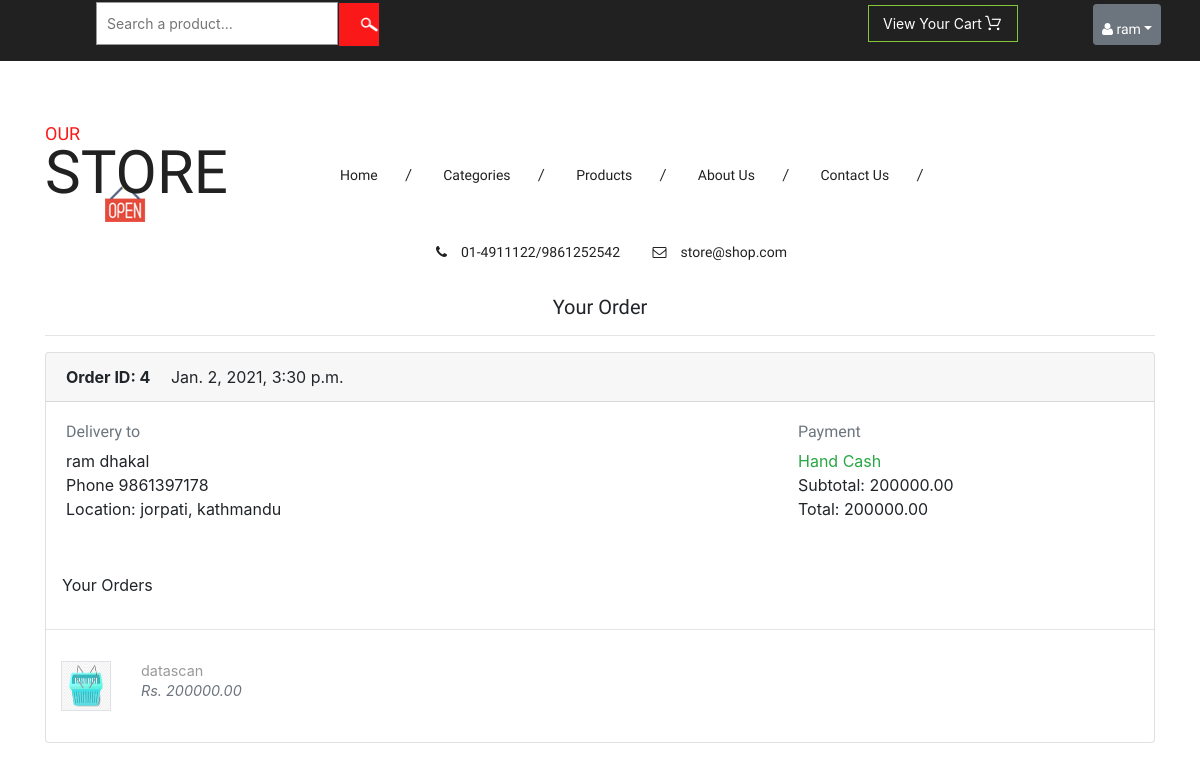
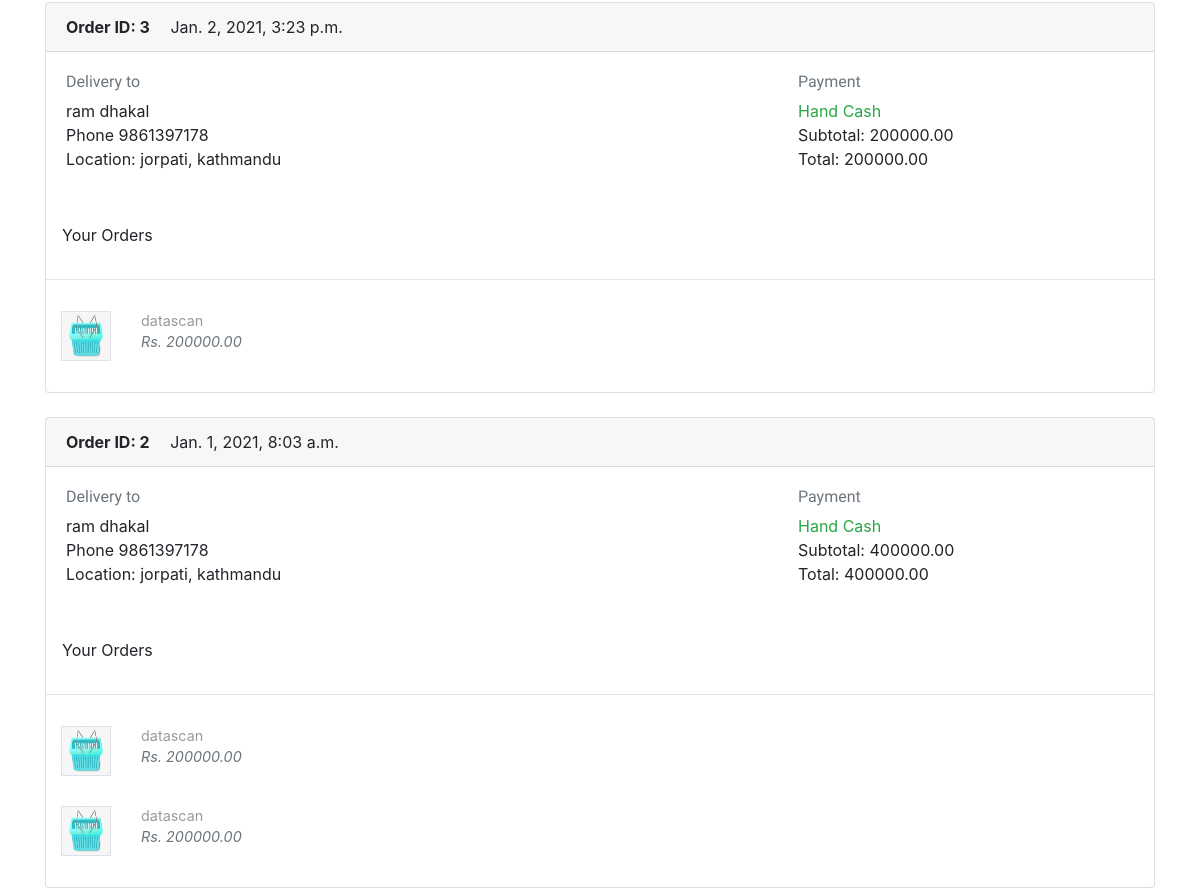
Page /customer/yourorder/2 (signed in, upper part) on the earlier database version (2 pictures, top to bottom).
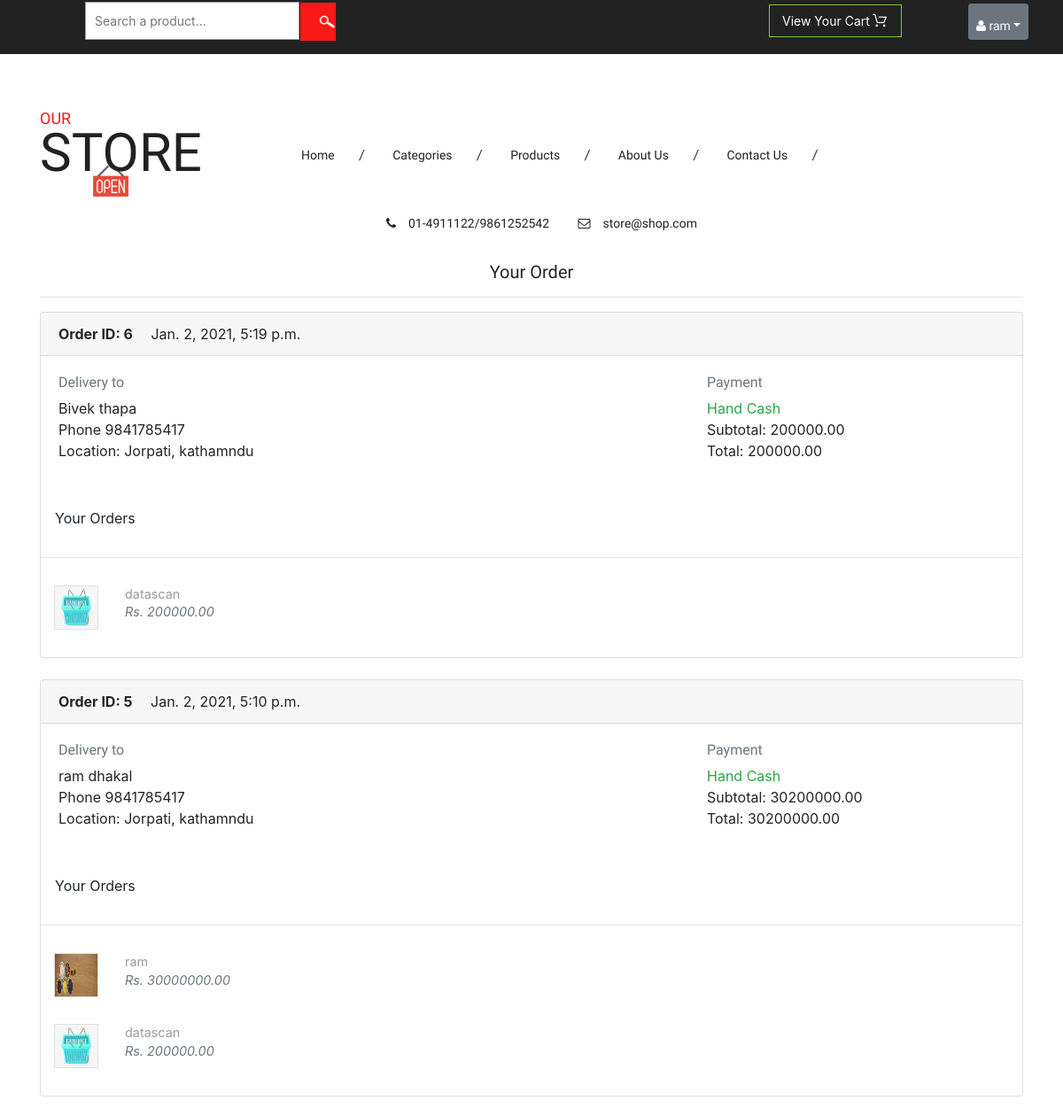
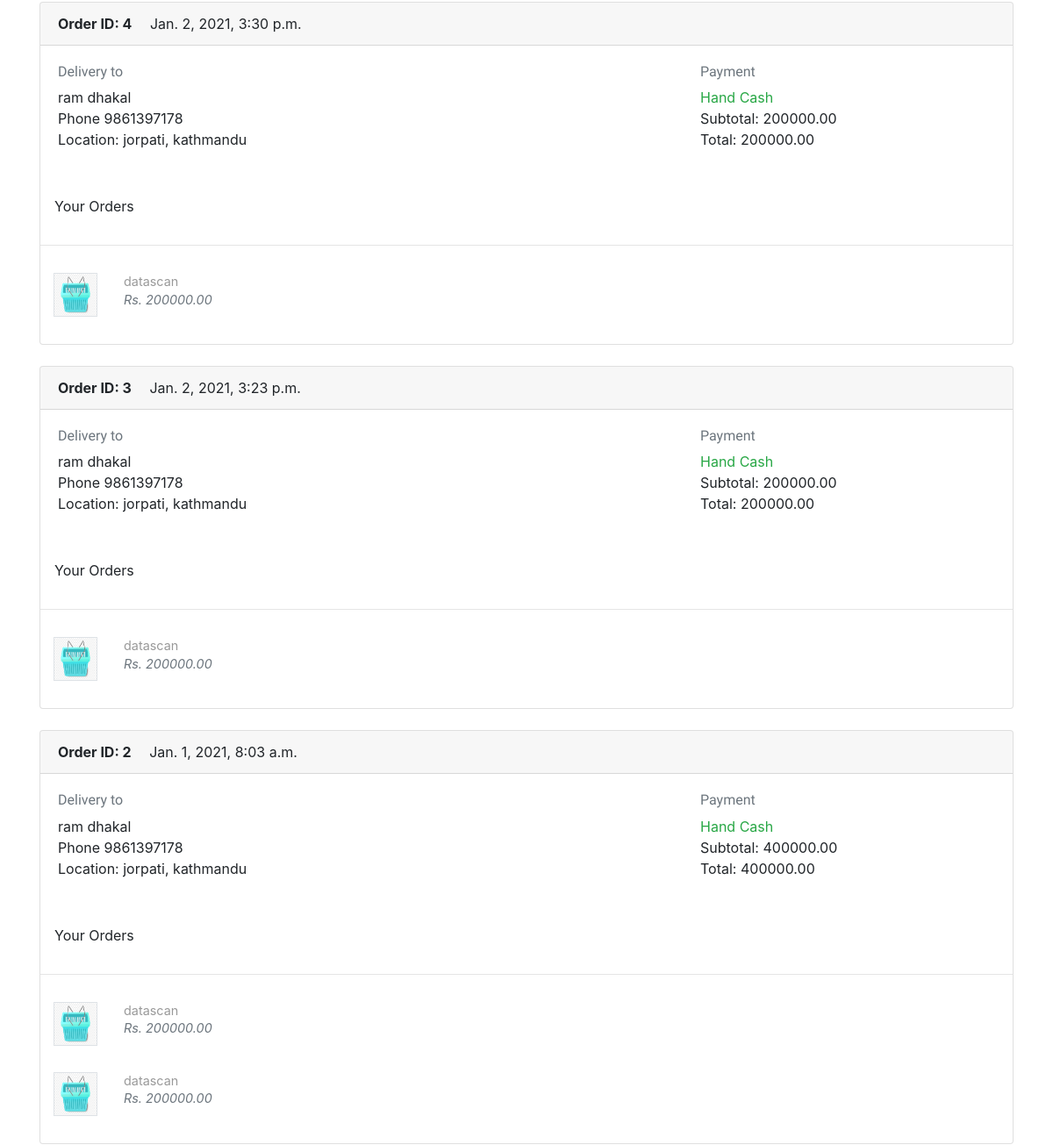
Same page on the later database version (2 pictures, top to bottom).
### owner/models.py (models this page shows, shortened)
class Order(models.Model):
    first_name = models.CharField(max_length=50, blank = True)
    last_name = models.CharField(max_length=50)
    order_by = models.ForeignKey(CustomUser, on_delete=models.DO_NOTHING)
    number = models.BigIntegerField()
    address = models.CharField(max_length=250)
    city = models.CharField(max_length=100)
    created = models.DateTimeField(auto_now_add=True)
    updated = models.DateTimeField(auto_now=True)
    paid = models.BooleanField(default=False)
    status = models.CharField(max_length = 200, choices = (
        ('Sent', 'Sent'),
        ('Delivered', 'Delivered'),
        ('Cancelled', 'Cancelled'),
    ))
    class Meta():
        ordering = ('-created',)
    def get_total_cost(self):
        return sum(item.get_cost() for item in self.items.all())

class OrderItem(models.Model):
    order = models.ForeignKey(Order, related_name='items', on_delete=models.CASCADE)
    product = models.ForeignKey(Product, related_name='order_items', on_delete=models.CASCADE)
    price = models.DecimalField(max_digits=10, decimal_places=2)
    def get_cost(self):
        return self.price

class Product(models.Model):
    category = models.ForeignKey(Category, related_name= 'products', on_delete= models.PROTECT)
    sub_category = models.ForeignKey(Sub_Category, related_name='sub_category', on_delete=models.PROTECT, null = True)
    name = models.CharField(max_length = 200, db_index = True)
    slug = models.SlugField(max_length=200, db_index= True)
    image = models.ImageField(upload_to = 'products/%Y/%m/%d', blank = True)
    description = models.TextField(blank=True)
    price = models.DecimalField(max_digits= 20, decimal_places = 2)
    created_at = models.DateTimeField(auto_now_add=True)
    updated_at = models.DateTimeField(auto_now_add= True)
    available = models.BooleanField(default= True)
    class Meta:
        ordering = ('name',)
        index_together = (('id', 'slug'),)

### com/views.py (the view)
# urls.py: path('yourorder/<int:id>', views.yourorder, name = 'yourorder'),
def yourorder(request, id):
    customer = CustomUser.objects.get(id = id)
    order = Order.objects.filter(order_by=customer)
    try:
        cart = Cart.objects.filter(cart_of = request.user)
    except:
        cart = None
    dist = {
        'order':order,
        'cart':cart,
    }
    return render(request, 'yourorder.html',dist)

### templates/yourorder.html (shortened to what this page needs)
{% extends "base.html" %}
{% load static %}
{% block content %}
  <div class="container">
    <div class="text-center">
      <h5>
        Your Order
      </h5>
      <hr>
    </div>
      {% for o in order  %}
      <div class="row">
        <main class="col-md-12">
            <article class="card">
            <header class="card-header">
                <strong class="d-inline-block mr-3">Order ID: {{o.id}}</strong>
                <span>{{o.created}}</span>
            </header>
            <div class="card-body">
                <div class="row">
                    <div class="col-md-8">
                        <h6 class="text-muted">Delivery to</h6>
                        <p>{{o.first_name}} {{o.last_name}} <br>
                        Phone {{o.number}}<br>
                        Location: {{o.address}}, {{o.city}} <br>
                        </p>
                    </div>
                    <div class="col-md-4">
                        <h6 class="text-muted">Payment</h6>
                        <span class="text-success">
                           Hand Cash
                        </span>
                        <p>Subtotal: {{o.get_total_cost}} <br>
                         <span class="b">Total:  {{o.get_total_cost}} </span>
                        </p>
                    </div>
                </div>
            </div>
            <div class="table-responsive">
            <table class="table table-hover">
                <tbody>
                  <p class='p-3'>Your Orders</p>
                  <hr>
                 {% for item in o.items.all %}
                 <tr>
                  <td width="65">
                      <img src="{%if item.product.image %}{{item.product.image.url}} {%else%} {%static 'images/1.jpg'%} {%endif%}" class="img-xs border" style="height: 50px;width: 50px;">
                  </td>
                  <td>
                      <p class="title mb-0">{{item.product.name}} </p>
                      <var class="price text-muted">Rs. {{item.price}}</var>
                  </td>
                </tr>
                 {% endfor %}
            </tbody></table>
            </div>
            </article>
        </main>
      </div>
      <br>
      {% endfor %}
    </div>
{% endblock content %}

Differences in the rows shown:
added Order: id "6", created "Jan. 2, 2021, 5:19 p.m.", first_name "Bivek", last_name "thapa", number "9841785417", address "Jorpati", city "kathamndu", get_total_cost "200000.00"
added OrderItem: product.image (picture), product.name "datascan", price "200000.00", shown under "6"
added Order: id "5", created "Jan. 2, 2021, 5:10 p.m.", first_name "ram", last_name "dhakal", number "9841785417", address "Jorpati", city "kathamndu", get_total_cost "30200000.00"
added OrderItem: product.name "ram", price "30000000.00", shown under "5"
added OrderItem: product.image (picture), product.name "datascan", price "200000.00", shown under "5"
